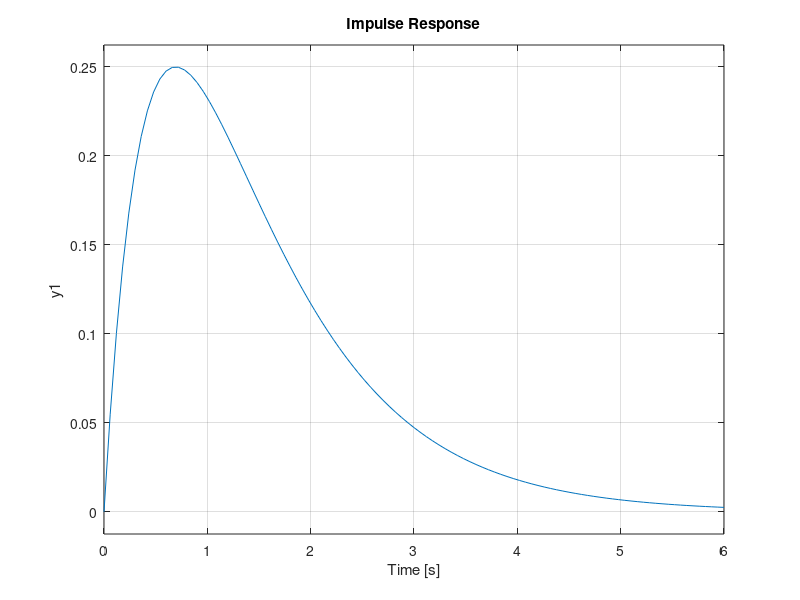
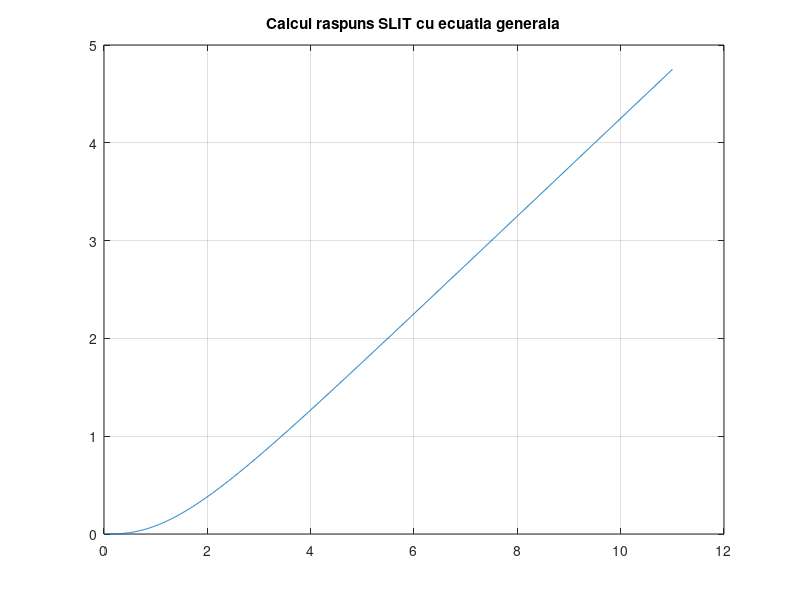

These figures' MATLAB source, in order:
%generam functia de transfer a sistemului continuu in timp
sys_c=tf(1,conv([1,1],[1,2]));
impulse(sys_c)
figure
%generam un timp de 11 secunde cu un pas de o sutime de secunda
t=0:.01:11; 

% generam vectorul de intrare u (calculele se fac vectorial!)
u= t;

% se determina numaratorul (num) si numitorul (den) 
% ale functiei de transfer
[num,den]=tfdata(sys_c,'v');

% se determina reprezentarea de stare
[A,B,C,D]=tf2ss(num,den);
v=[];

% se calculeaza la fiecare moment de timp vectorul C*expm(A*t)*B
for i=1:length(t)
    v(i)=C*expm(A*t(i))*B;
end

% se calculeaza integrala din produsul de convolutie dat de formula 
yy=[];
for i=1:length(t)
    s=0;
    for j=1:i
        s=s+v(j)* u(i-j+1);
    end
    yy(i)=s*0.01+D*u(i);
end

figure(2)
plot(t,yy);grid;
title('Calcul raspuns SLIT cu ecuatia generala')